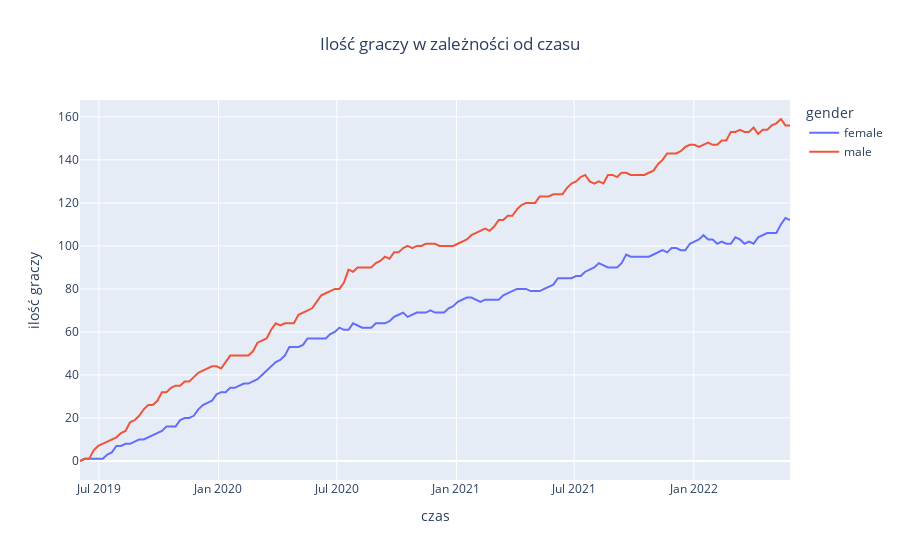

Here is the notebook cell this chart was saved with:
### Code cell
fig = px.line(pd.concat([women_number,men_number]), x="date", y="number", color='gender',title='Ilość graczy w zależności od czasu')
fig.update_layout(xaxis_title='czas',
                  yaxis_title='ilość graczy',
                  title_x=0.5)
fig.show()

### Figure 1 — Plotly figure (JSON) as saved in the notebook; plotly's stock layout.template omitted (floating-point values rounded to 4 significant figures; data arrays with more than 128 entries replaced by an {"elided": "..."} marker saying what was removed)
{"data": [{"hovertemplate": "gender=female<br>date=%{x}<br>number=%{y}<extra></extra>", "legendgroup": "female", "line": {"color": "#636efa", "dash": "solid"}, "marker": {"symbol": "circle"}, "mode": "lines", "name": "female", "orientation": "v", "showlegend": true, "type": "scatter", "x": {"elided": "157 str values"}, "xaxis": "x", "y": {"elided": "157 int values"}, "yaxis": "y"}, {"hovertemplate": "gender=male<br>date=%{x}<br>number=%{y}<extra></extra>", "legendgroup": "male", "line": {"color": "#EF553B", "dash": "solid"}, "marker": {"symbol": "circle"}, "mode": "lines", "name": "male", "orientation": "v", "showlegend": true, "type": "scatter", "x": {"elided": "157 str values"}, "xaxis": "x", "y": {"elided": "157 int values"}, "yaxis": "y"}], "layout": {"legend": {"title": {"text": "gender"}, "tracegroupgap": 0}, "title": {"text": "Ilość graczy w zależności od czasu", "x": 0.5}, "xaxis": {"anchor": "y", "domain": [0, 1], "title": {"text": "czas"}}, "yaxis": {"anchor": "x", "domain": [0, 1], "title": {"text": "ilość graczy"}}}}
